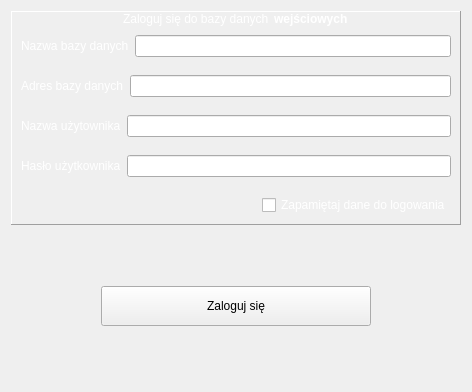
            <widget class="QWidget" name="loginScreen">
             <layout class="QVBoxLayout" name="verticalLayout_12">
              <item alignment="Qt::AlignHCenter">
               <widget class="QFrame" name="loginAllFrame">
                <property name="sizePolicy">
                 <sizepolicy hsizetype="Preferred" vsizetype="Expanding">
                  <horstretch>0</horstretch>
                  <verstretch>0</verstretch>
                 </sizepolicy>
                </property>
                <property name="styleSheet">
                 <string notr="true">font: 10pt &quot;Trebuchet MS&quot;;</string>
                </property>
                <property name="frameShape">
                 <enum>QFrame::Panel</enum>
                </property>
                <property name="frameShadow">
                 <enum>QFrame::Raised</enum>
                </property>
                <layout class="QVBoxLayout" name="verticalLayout_13">
                 <property name="spacing">
                  <number>0</number>
                 </property>
                 <property name="leftMargin">
                  <number>0</number>
                 </property>
                 <property name="topMargin">
                  <number>0</number>
                 </property>
                 <property name="rightMargin">
                  <number>0</number>
                 </property>
                 <property name="bottomMargin">
                  <number>0</number>
                 </property>
                 <item alignment="Qt::AlignHCenter">
                  <widget class="QFrame" name="headerLoginFrame">
                   <property name="styleSheet">
                    <string notr="true">font: 75 16pt &quot;Trebuchet MS&quot;;
color:white;</string>
                   </property>
                   <property name="frameShape">
                    <enum>QFrame::NoFrame</enum>
                   </property>
                   <property name="frameShadow">
                    <enum>QFrame::Raised</enum>
                   </property>
                   <layout class="QHBoxLayout" name="horizontalLayout_13">
                    <property name="spacing">
                     <number>5</number>
                    </property>
                    <property name="leftMargin">
                     <number>0</number>
                    </property>
                    <property name="topMargin">
                     <number>0</number>
                    </property>
                    <property name="rightMargin">
                     <number>0</number>
                    </property>
                    <property name="bottomMargin">
                     <number>0</number>
                    </property>
                    <item>
                     <widget class="QLabel" name="label_14">
                      <property name="text">
                       <string>Zaloguj się do bazy danych</string>
                      </property>
                      <property name="textFormat">
                       <enum>Qt::RichText</enum>
                      </property>
                     </widget>
                    </item>
                    <item>
                     <widget class="QLabel" name="labelForLogin">
                      <property name="text">
                       <string>&lt;html&gt;&lt;head/&gt;&lt;body&gt;&lt;p&gt;&lt;span style=&quot; font-weight:600;&quot;&gt;   wejściowych&lt;/span&gt;&lt;/p&gt;&lt;/body&gt;&lt;/html&gt;</string>
                      </property>
                      <property name="textFormat">
                       <enum>Qt::RichText</enum>
                      </property>
                     </widget>
                    </item>
                   </layout>
                  </widget>
                 </item>
                 <item>
                  <widget class="QFrame" name="f1">
                   <property name="minimumSize">
                    <size>
                     <width>448</width>
                     <height>0</height>
                    </size>
                   </property>
                   <property name="frameShape">
                    <enum>QFrame::NoFrame</enum>
                   </property>
                   <property name="frameShadow">
                    <enum>QFrame::Raised</enum>
                   </property>
                   <layout class="QHBoxLayout" name="horizontalLayout_18">
                    <item>
                     <widget class="QLabel" name="label_7">
                      <property name="styleSheet">
                       <string notr="true">color: white;
font: 10pt &quot;Trebuchet MS&quot;;</string>
                      </property>
                      <property name="text">
                       <string>Nazwa bazy danych</string>
                      </property>
                     </widget>
                    </item>
                    <item>
                     <widget class="QLineEdit" name="databaseName">
                      <property name="maximumSize">
                       <size>
                        <width>324</width>
                        <height>16777215</height>
                       </size>
                      </property>
                      <property name="text">
                       <string/>
                      </property>
                     </widget>
                    </item>
                   </layout>
                  </widget>
                 </item>
                 <item>
                  <widget class="QFrame" name="f2">
                   <property name="frameShape">
                    <enum>QFrame::NoFrame</enum>
                   </property>
                   <property name="frameShadow">
                    <enum>QFrame::Raised</enum>
                   </property>
                   <layout class="QHBoxLayout" name="horizontalLayout_17">
                    <item>
                     <widget class="QLabel" name="label_8">
                      <property name="styleSheet">
                       <string notr="true">color: white;
font: 10pt &quot;Trebuchet MS&quot;;</string>
                      </property>
                      <property name="text">
                       <string>Adres bazy danych</string>
                      </property>
                     </widget>
                    </item>
                    <item>
                     <widget class="QLineEdit" name="databaseAddress">
                      <property name="maximumSize">
                       <size>
                        <width>328</width>
                        <height>16777215</height>
                       </size>
                      </property>
                     </widget>
                    </item>
                   </layout>
                  </widget>
                 </item>
                 <item>
                  <widget class="QFrame" name="f3">
                   <property name="frameShape">
                    <enum>QFrame::NoFrame</enum>
                   </property>
                   <property name="frameShadow">
                    <enum>QFrame::Raised</enum>
                   </property>
                   <layout class="QHBoxLayout" name="horizontalLayout_16">
                    <item>
                     <widget class="QLabel" name="label_9">
                      <property name="styleSheet">
                       <string notr="true">color: white;
font: 10pt &quot;Trebuchet MS&quot;;</string>
                      </property>
                      <property name="text">
                       <string>Nazwa użytownika</string>
                      </property>
                     </widget>
                    </item>
                    <item>
                     <widget class="QLineEdit" name="databaseUser">
                      <property name="maximumSize">
                       <size>
                        <width>331</width>
                        <height>16777215</height>
                       </size>
                      </property>
                     </widget>
                    </item>
                   </layout>
                  </widget>
                 </item>
                 <item>
                  <widget class="QFrame" name="f4">
                   <property name="frameShape">
                    <enum>QFrame::NoFrame</enum>
                   </property>
                   <property name="frameShadow">
                    <enum>QFrame::Raised</enum>
                   </property>
                   <layout class="QHBoxLayout" name="horizontalLayout_14">
                    <item>
                     <widget class="QLabel" name="label_10">
                      <property name="styleSheet">
                       <string notr="true">color: white;
font: 10pt &quot;Trebuchet MS&quot;;</string>
                      </property>
                      <property name="text">
                       <string>Hasło użytkownika</string>
                      </property>
                     </widget>
                    </item>
                    <item>
                     <widget class="QLineEdit" name="databasePassword">
                      <property name="maximumSize">
                       <size>
                        <width>331</width>
                        <height>16777215</height>
                       </size>
                      </property>
                      <property name="echoMode">
                       <enum>QLineEdit::Password</enum>
                      </property>
                     </widget>
                    </item>
                   </layout>
                  </widget>
                 </item>
                 <item>
                  <widget class="QFrame" name="f5">
                   <property name="frameShape">
                    <enum>QFrame::NoFrame</enum>
                   </property>
                   <property name="frameShadow">
                    <enum>QFrame::Raised</enum>
                   </property>
                   <layout class="QHBoxLayout" name="horizontalLayout_49">
                    <item alignment="Qt::AlignRight">
                     <widget class="QCheckBox" name="rememberMeCheckbox">
                      <property name="styleSheet">
                       <string notr="true">color: white;
font: 10pt &quot;Trebuchet MS&quot;;</string>
                      </property>
                      <property name="text">
                       <string>Zapamiętaj dane do logowania</string>
                      </property>
                     </widget>
                    </item>
                   </layout>
                  </widget>
                 </item>
                </layout>
               </widget>
              </item>
              <item>
               <widget class="QFrame" name="buttonLoginFrame">
                <property name="minimumSize">
                 <size>
                  <width>0</width>
                  <height>150</height>
                 </size>
                </property>
                <property name="frameShape">
                 <enum>QFrame::NoFrame</enum>
                </property>
                <property name="frameShadow">
                 <enum>QFrame::Raised</enum>
                </property>
                <layout class="QHBoxLayout" name="horizontalLayout_15">
                 <item>
                  <widget class="QPushButton" name="loginBtn">
                   <property name="maximumSize">
                    <size>
                     <width>270</width>
                     <height>40</height>
                    </size>
                   </property>
                   <property name="styleSheet">
                    <string notr="true">font: 10pt &quot;Trebuchet MS&quot;;
padding: 8px;</string>
                   </property>
                   <property name="text">
                    <string>Zaloguj się</string>
                   </property>
                  </widget>
                 </item>
                </layout>
               </widget>
              </item>
             </layout>
            </widget>
